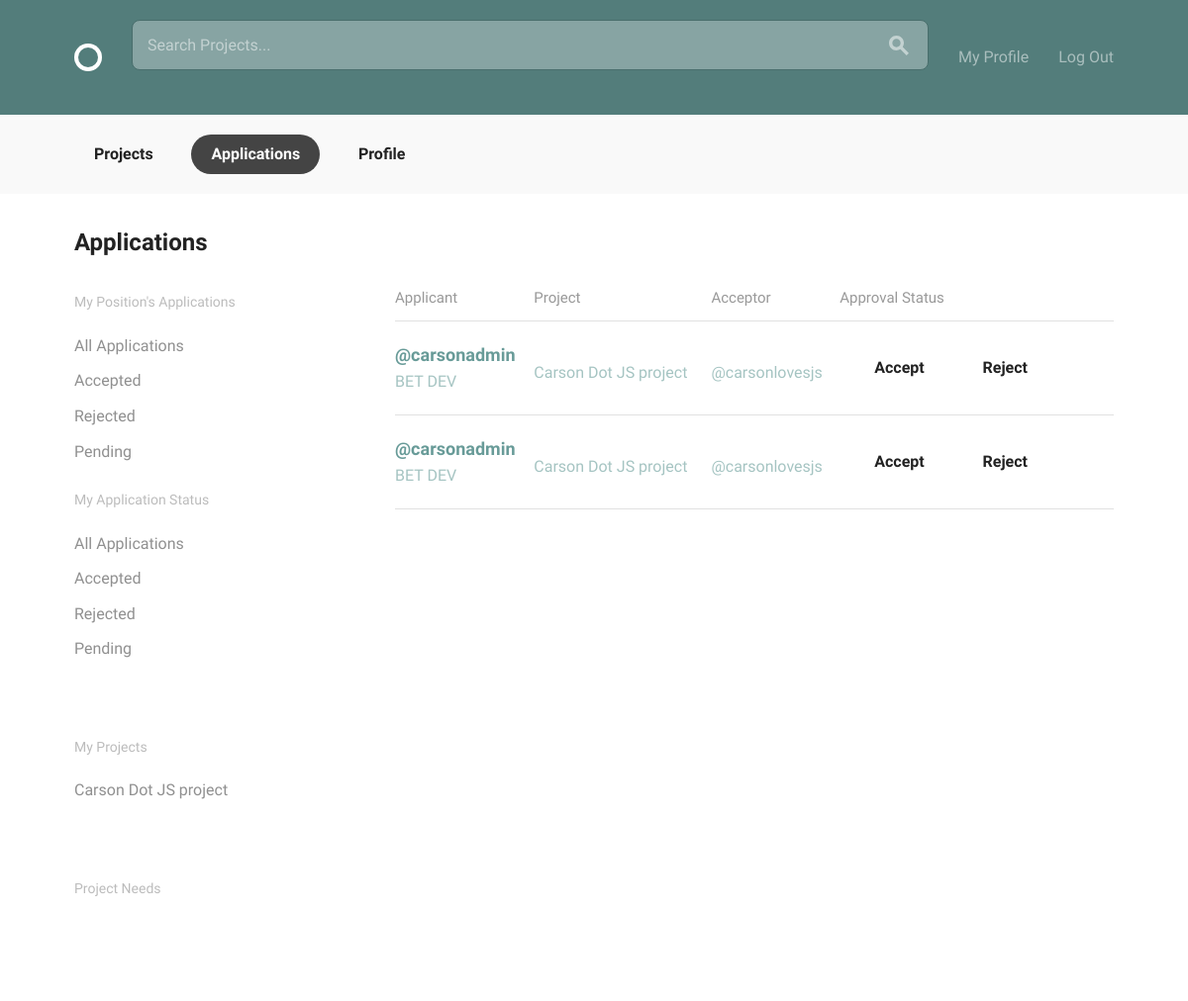
The page /projects/applications/?application_status=P&project_owner (signed in) on the database as committed earlier.
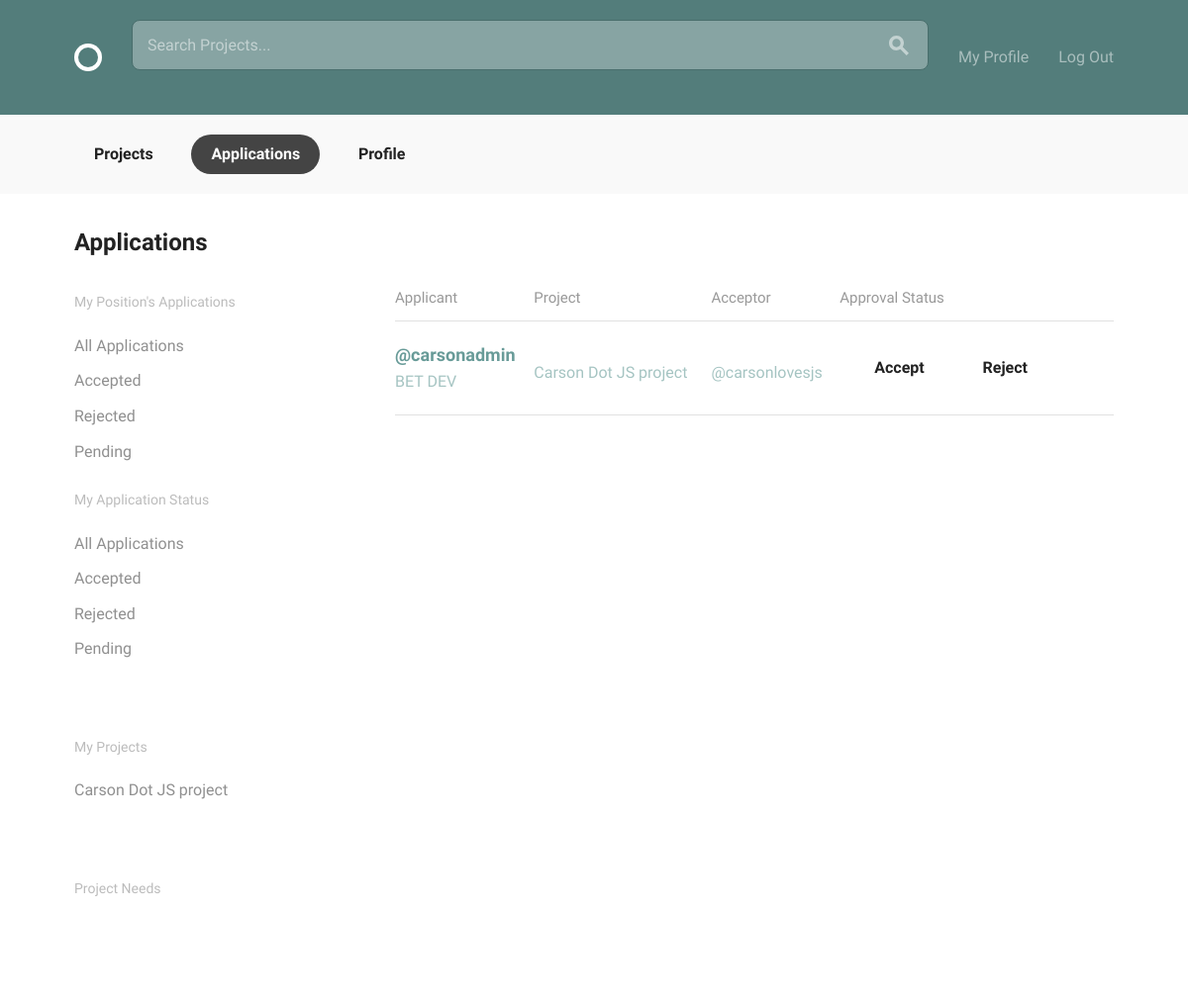
The same page on the database as committed later.
### projects/models.py (models this page shows, shortened)
class Project(models.Model):
    owner = models.ForeignKey(settings.AUTH_USER_MODEL, on_delete=models.CASCADE, null=True)
    title = models.CharField(max_length=30)
    slug = models.SlugField(null=True)
    description = models.CharField(max_length=150)
    timeline = models.CharField(max_length=30)
    requirements = models.CharField(max_length=150)
    date_created = models.DateTimeField(default=timezone.now)
    positions = models.ManyToManyField('Position', related_name="projects", default=None)
    count = models.IntegerField(null=True, default=0)
    class Meta:
        ordering = ['-date_created']
    def __str__(self):
        return self.title

class Application(models.Model):
    ACCEPTED = 'A'
    REJECTED = 'R'
    PENDING = 'P'
    OPEN = 'O'
    STATUS_CHOICES = [
        (ACCEPTED, 'Accepted'),
        (REJECTED, 'Rejected'),
        (PENDING, 'Pending'),
        (OPEN, 'Open'),
    ]
    application_status = models.CharField(max_length=1, choices=STATUS_CHOICES, default='O')
    acceptor = models.ForeignKey(settings.AUTH_USER_MODEL, on_delete=models.CASCADE, related_name="acceptor", null=True)
    applicant = models.ForeignKey(settings.AUTH_USER_MODEL, on_delete=models.CASCADE, related_name="applicant", null=True)
    position = models.ForeignKey(Position, on_delete=models.CASCADE, null=True)
    project = models.ForeignKey(Project, on_delete=models.CASCADE, null=True)

class Position(models.Model):
    project_master = models.ForeignKey(Project, on_delete=models.CASCADE, related_name="position_set", null=True)
    position_title = models.CharField(max_length=15)
    position_description = models.CharField(max_length=150)
    skills = models.ManyToManyField('accounts.Skill')
    class Meta:
        ordering = ['position_title']
    def __str__(self):
        return self.position_title

### accounts/models.py (models this page shows, shortened)
class User(AbstractBaseUser, PermissionsMixin):
    email = models.EmailField(unique=True)
    username = models.CharField(max_length=15, unique=True)
    date_joined = models.DateTimeField(default=timezone.now)
    is_active = models.BooleanField(default=True)
    is_staff = models.BooleanField(default=False)
    display_name = models.CharField(max_length=25, default="")
    avatar = models.ImageField(upload_to='profile_avatar', blank=True, default="default_avatar.png")
    bio = models.CharField(max_length=140, blank=True, default="")
    skills = models.ManyToManyField('Skill', related_name="users")
    objects = UserManager()
    USERNAME_FIELD = "email"
    REQUIRED_FIELDS = ["display_name", "username"]
    def __str__(self):
        return "@{}".format(self.username)

### projects/views.py (the view)
# urls.py: path('applications/', login_required(views.ApplicationListView.as_view()), name='applications_list'),
class ApplicationListView(ListView):
    model = Application
    template_name = "applications.html"
    def get_queryset(self):
        app_status = self.request.GET.get('application_status','P')
        applicant = self.request.user
        project_owner = self.request.user
        applicant_param = self.request.GET.get('applicant')
        powner_param = self.request.GET.get('project_owner')
        if (applicant_param == ''):
            app_list = Application.objects.filter(applicant=applicant, application_status=app_status)
            return app_list
        elif (powner_param == ''):
            app_list = Application.objects.filter(project__owner=project_owner, application_status=app_status)
            return app_list
    def get_context_data(self, **kwargs):
        context = super().get_context_data(**kwargs)
        context['now'] = timezone.now()
        context['projects_list'] = Project.objects.filter(owner=self.request.user)
        context['positions_list'] = Position.objects.filter(projects__owner=self.request.user)
        context['user_id'] = self.request.user.id
        application_status = self.request.GET.get('application_status', '')
        if application_status:
            context['application_list'] = Application.objects.filter(Q(applicant=self.request.user) | Q(project__owner=self.request.user) | Q(acceptor=self.request.user)).filter(application_status=self.request.GET.get('application_status','P'))
        else:
            context['application_list'] = Application.objects.filter(Q(applicant=self.request.user) | Q(project__owner=self.request.user) | Q(acceptor=self.request.user))
        return context

### projects/templates/applications.html (shortened to what this page needs)
{% extends 'layout.html' %}
{% block body_content %}
  <body>
    <div class="circle--actions--bar">
      <nav class="bounds">
        <ul class="circle--pill--list">
          <li><a href="{% url 'projects:projects' %}">Projects</a></li>
          <li><a class="selected" href="{% url 'projects:applications_list' %}">Applications</a></li>
          <li><a href="{% url 'accounts:profile' %}">Profile</a></li>
        </ul>
      </nav>
    </div>
    <div class="bounds circle--page">
      <div class="circle--page--header grid-100">
        <h2>Applications</h2>
      </div>
      <div class="grid-25">
        <div class="circle--filter circle--secondary--module">
          <h4>My Position's Applications</h4>
          <ul class="circle--filter--list">
            <li><a href="{% url 'projects:applications_list' %}">All Applications</a></li>
            <li><a href="{{ request.path }}?application_status=A&project_owner">Accepted</a></li>
            <li><a href="{{ request.path }}?application_status=R&project_owner">Rejected</a></li>
            <li><a href="{{ request.path }}?application_status=P&project_owner">Pending</a></li>
          </ul>
          <h4>My Application Status</h4>
          <ul class="circle--filter--list">
            <li><a href="{% url 'projects:applications_list' %}">All Applications</a></li>
            <li><a href="{{ request.path }}?application_status=A&applicant">Accepted</a></li>
            <li><a href="{{ request.path }}?application_status=R&applicant">Rejected</a></li>
            <li><a href="{{ request.path }}?application_status=P&applicant">Pending</a></li>
          </ul>
        </div>
        <div class="circle--filter circle--secondary--module">
          <h4>My Projects</h4>
          <ul class="circle--filter--list">
            {% for project in projects_list %}
            <li><a>{{ project }}</a></li>
            {% endfor %}
          </ul>
        </div>
        <div class="circle--filter circle--secondary--module">
          <h4>Project Needs</h4>
        </div>
      </div>
      <div class="grid-70 grid-push-5">
        <table class="u-full-width circle--table">
          <thead>
            <tr>
              <th>Applicant</th>
              <th class="circle--cell--right">Project</th>
              <th class="circle--cell--right">Acceptor</th>
              <th class="circle--cell--right">Approval Status</th>
            </tr>
          </thead>
          <tbody>
            {% for application in object_list %}
            <tr class="clickable-row">
              <td>
                <h3>{{ application.applicant }}</h3>
                <p>{{ application.position }}</p>
              </td>
              <td class="circle--cell--right">
                <p>{{ application.project }}</p>
              </td>
              <td class="circle--cell--right">
                <p>{{ application.project.owner }}</p>
              </td>
              {% if application.application_status == 'P' %}
                {% if application.project.owner.id == user_id %}
                  <td class="circle--cell--right">
                    <ul class="circle--pill--list">
                      <li><a href="{% url 'projects:application_accept' %}?application_id={{application.id}}">Accept</a></li>
                      <li><a href="{% url 'projects:application_reject' %}?application_id={{application.id}}">Reject</a></li>
                    </ul>
                  </td>
                {% else %}
                  <td class="circle--cell--right">
                    <ul class="circle--pill--list">
                      <li>Pending</a></li>
                    </ul>
                  </td>
                {% endif %}
              {% endif %}
            </tr>
            {% endfor %}
          </tbody>
        </table>
      </div>
    </div>
  </body>
{% endblock %}

### templates/layout.html (shortened to what this page needs)
{% load static %}
<!DOCTYPE html>
<html lang="en">
<head>
  <link rel="stylesheet" href="{% static 'css/global.css' %}">
</head>
<body>
    <header class="circle--header">
      <div class="bounds">
        <div class="circle--fluid">
          <div class="circle--fluid--cell">
            <h1 class="hide-text circle--logo"><a class="logo" href="{% url 'projects:projects' %}">Circle</a></h1>
          </div>
          <div class="circle--fluid--cell circle--fluid--primary">
            <div class="circle--search">
              <form method="GET" action="{% url 'projects:search'%}">
                <input type="text" name="q" value="{{request.GET.q}}" placeholder="Search Projects..." />
              </form>
              <button>
              </button>
            </div>
          </div>
          <div class="circle--fluid--cell circle--fluid--secondary">
            <nav>
              <ul class="circle--inline">
                {% if user.is_authenticated %}
                <li><a href="{% url 'accounts:profile' %}">My Profile</a></li>
                <li><a href="{% url 'logout' %}">Log Out</a></li>
                {% else %}
                <li><a href="{% url 'accounts:signup' %}">Sign Up</a></li>
                <li><a href="{% url 'login' %}">Log In</a></li>
                {% endif %}
              </ul>
            </nav>
          </div>
        </div>
      </div>
    </header>
    <div class="wrapper {% block wrapper_class %}{% endblock %}">
        {% block body_content %}{% endblock %}
    </div>
</body>
</html>

Rows that differ between the two databases and show on the page:
no longer on this page (row edited): Application: applicant "@carsonadmin", position "BET DEV", project "Carson Dot JS project", project.owner "@carsonlovesjs"
